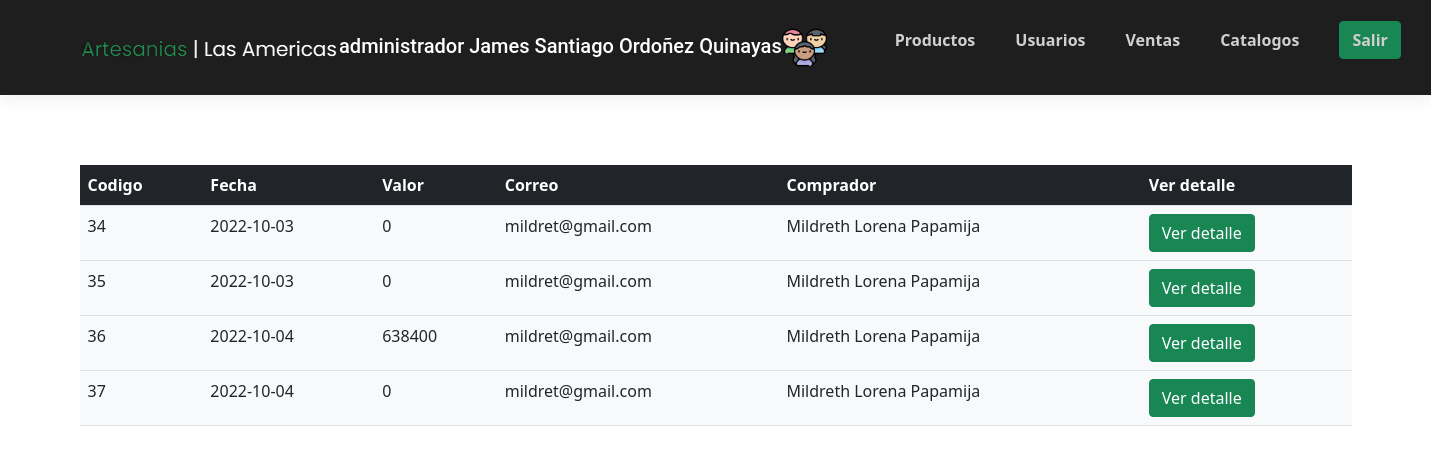
Screenshot of /administrador/ventas.php (signed in) with the database file from the repository.
### tables this page shows
CREATE TABLE `compra` (
  `pk_codigo_compra` int(11) NOT NULL,
  `fecha_compra` date NOT NULL,
  `valor_compra` int(11) NOT NULL,
  `correo` varchar(120) NOT NULL,
  `fk_comprador` int(11) NOT NULL
);

CREATE TABLE `usuario` (
  `pk_identificacion` int(11) NOT NULL,
  `nombre_user` varchar(70) NOT NULL,
  `telefono_user` varchar(50) NOT NULL,
  `correo` varchar(50) NOT NULL,
  `tipo_usuario` enum('artesano','comprador','administrador','') NOT NULL,
  `direccion_user` varchar(50) NOT NULL,
  `password_u` varchar(60) NOT NULL
);

### administrador/ventas.php (the view, shortened to what this page needs)
<!DOCTYPE html>
<html lang="en">
<head>
    <link href="https://cdn.jsdelivr.net/npm/bootstrap@5.0.2/dist/css/bootstrap.min.css" rel="stylesheet">
    <link rel="stylesheet" href="../css/style.css">
</head>
<body>
<?php include 'menu.php'; ?>
    <div class="container">
    <div class="container"><h2 style="color:white">Lista de compras</h2></div><br>
    <div class="container">
    <table class="table table-hover bg-light">
        <tr class="bg-dark" style="color:white">
            <th>Codigo</th>
            <th>Fecha</th>
            <th>Valor</th>
            <th>Correo</th>
            <th>Comprador</th>
            <th>Ver detalle</th>
        </tr>
    <?php
    try{
     $sql="SELECT * FROM compra INNER JOIN usuario ON pk_identificacion = fk_comprador";
     $resultado=$conectar->prepare($sql);
     $resultado->execute(array());
     while ($consulta=$resultado->fetch(PDO::FETCH_ASSOC)){
        ?>
        <tr>
            <td><?php echo  $consulta ['pk_codigo_compra'];?></td>
            <td><?php echo  $consulta ['fecha_compra'];?></td>
            <td><?php echo  $consulta ['valor_compra'];?></td>
            <td><?php echo  $consulta ['correo'];?></td>
            <td><?php echo  $consulta ['nombre_user'];?></td>
            <td><a href="detalleCompra.php?cod=<?php echo $consulta ['pk_codigo_compra']?>" class="btn btn-success">Ver detalle</a></td>
        </tr>
        <?php
     }
    }catch(Exception $e){
        die('Error al consultar productos'.$e->getMessage());
    }
    ?>
    </table>
</body>
</html>

### css/style.css (style rules this page uses)
h1, h2, h3, h4, h5, h6, .h1, .h2, .h3, .h4, .h5, .h6 { font-family: "Roboto", sans-serif; }
a { -webkit-transition: .3s all ease; -o-transition: .3s all ease; transition: .3s all ease; }
h2 { font-size: 20px; }

### rows the page displays
compra: pk_codigo_compra "34", fecha_compra "2022-10-03", valor_compra "0", fk_comprador.correo "mildret@gmail.com", fk_comprador.nombre_user "Mildreth Lorena Papamija"
compra: pk_codigo_compra "35", fecha_compra "2022-10-03", valor_compra "0", fk_comprador.correo "mildret@gmail.com", fk_comprador.nombre_user "Mildreth Lorena Papamija"
compra: pk_codigo_compra "36", fecha_compra "2022-10-04", valor_compra "638400", fk_comprador.correo "mildret@gmail.com", fk_comprador.nombre_user "Mildreth Lorena Papamija"
compra: pk_codigo_compra "37", fecha_compra "2022-10-04", valor_compra "0", fk_comprador.correo "mildret@gmail.com", fk_comprador.nombre_user "Mildreth Lorena Papamija"

### other values shown
$tipo_usuario "administrador"
$nombre "James Santiago Ordoñez Quinayas"
